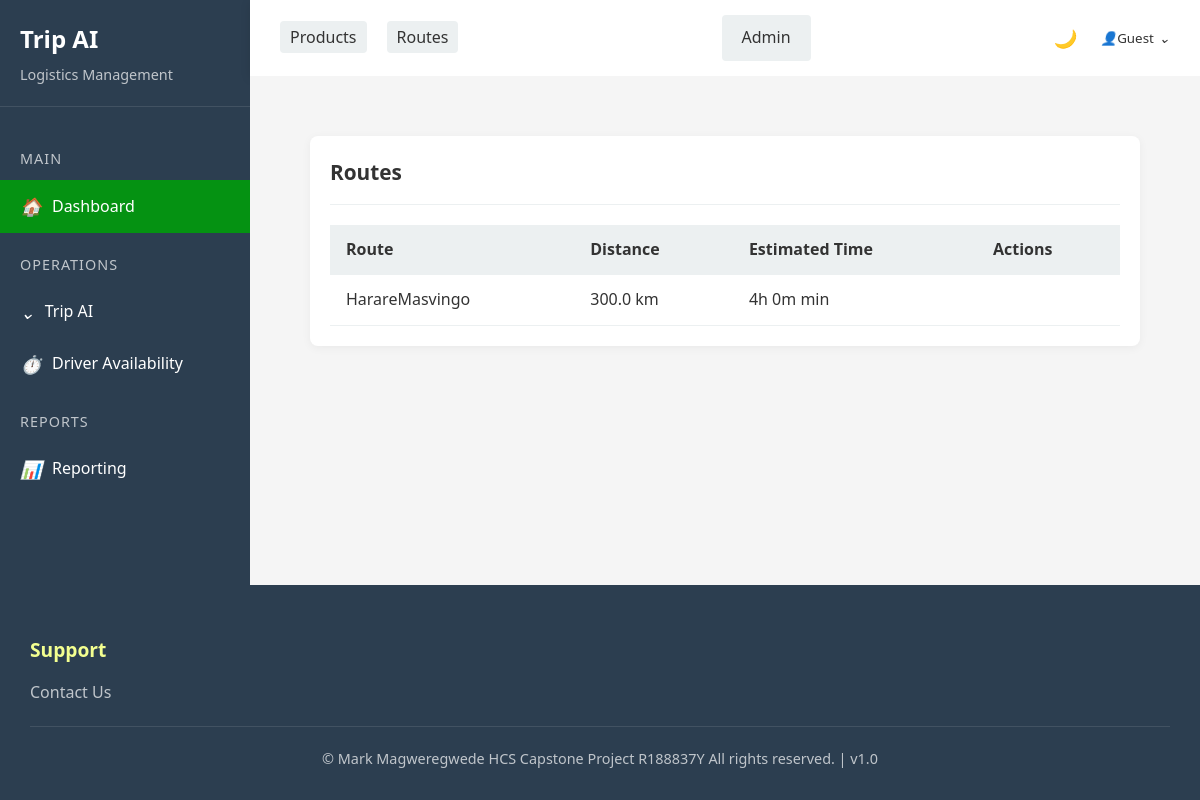
/app/route/, run on an earlier commit of the app's database.
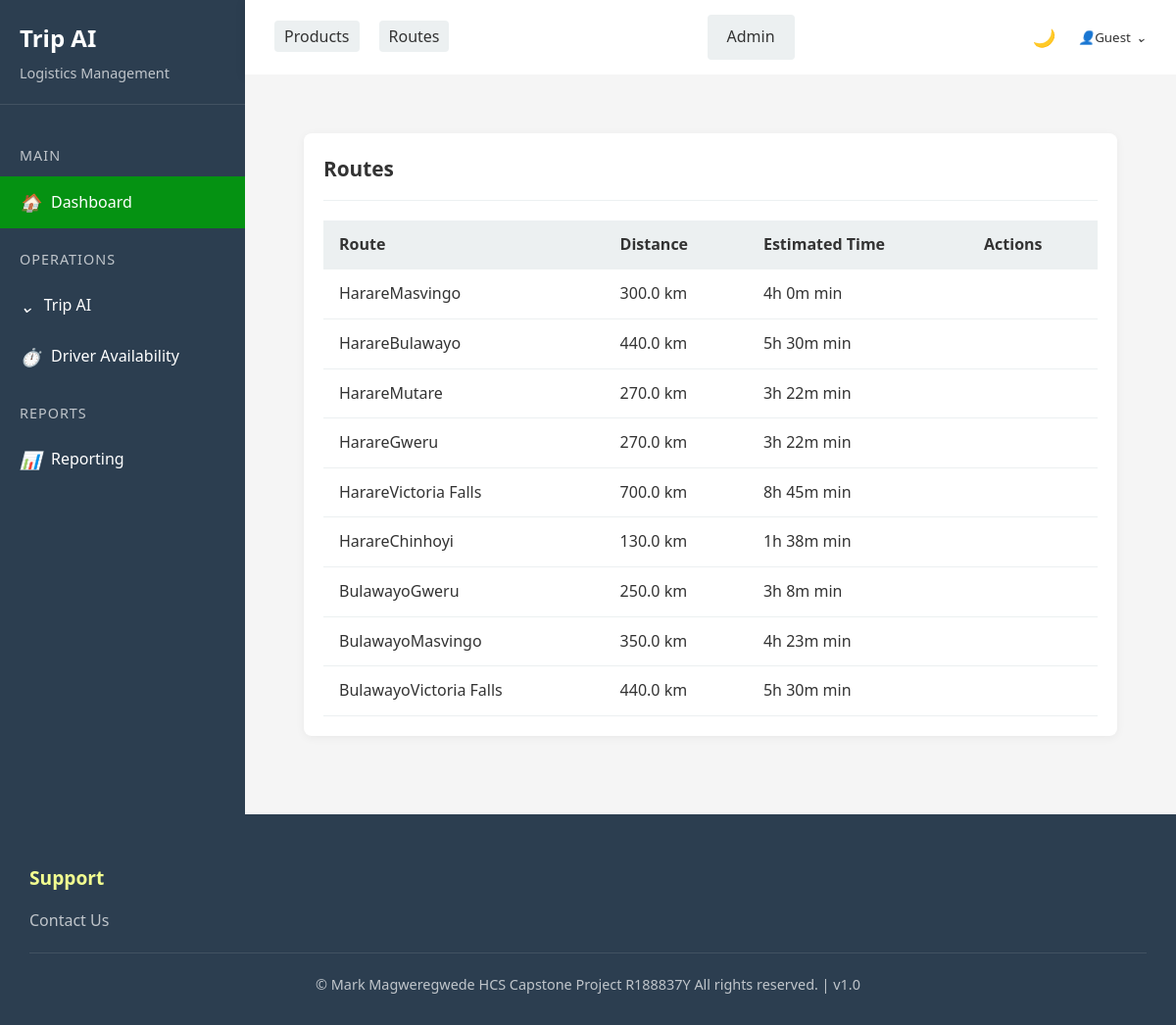
And on a later commit of the database.
### triplog/models.py (models this page shows, shortened)
class Route(models.Model):
    origin = models.CharField(max_length=255)
    destination = models.CharField(max_length=255)
    distance_km = models.FloatField()
    estimated_time_min = models.IntegerField()
    def get_absolute_url(self):
        return reverse("route_detail", kwargs={"pk": self.pk})

### triplog/views.py (the view)
# urls.py: path("route/", RouteListView.as_view(), name="route_list"),
class RouteListView(ListView):
    model = Route
    template_name = "route/route_list.html"

### triplog/templatetags/time_filters.py (called while the page is built)
@register.filter
def minutes_to_hours(minutes):
    if minutes is None:
        return "Trip NOT COMPLETE"  # Handle cases where the value is None
    hours = minutes // 60
    mins = minutes % 60
    return f"{hours}h {mins}m" if hours else f"{mins}m"

### templates/route/route_list.html (shortened to what this page needs)
{% extends 'base.html' %}
{% load time_filters %}
{% block content %}
<div class="content-area">
    <div class="card">
        <div class="card-header">
            <h2> Routes</h2>
        </div>
        <div class="card-body">
            <div class="table-responsive">
                <table class="route-table">
                    <thead>
                        <tr>
                            <th>Route</th>
                            <th>Distance</th>
                            <th>Estimated Time</th>
                            <th class="actions">Actions</th>
                        </tr>
                    </thead>
                    <tbody>
                        {% for route in route_list %}
                        <tr>
                            <td>
                                <a href="{{ route.get_absolute_url }}" class="route-link">
                                     {{ route.origin }}
                                     {{ route.destination }}
                                </a>
                            </td>
                            <td>{{ route.distance_km }} km</td>
                            <td>{{ route.estimated_time_min|minutes_to_hours|default:"-" }} min</td>
                            <td class="actions">
                            </td>
                        </tr>
                        {% endfor %}
                    </tbody>
                </table>
            </div>
        </div>
    </div>
</div>
{% endblock %}

What changed in the data, as far as the page shows it:
added Route: origin "Harare", destination "Bulawayo", distance_km "440.0", estimated_time_min|minutes_to_hours "5h 30m"
added Route: origin "Harare", destination "Mutare", distance_km "270.0", estimated_time_min|minutes_to_hours "3h 22m"
added Route: origin "Harare", destination "Gweru", distance_km "270.0", estimated_time_min|minutes_to_hours "3h 22m"
added Route: origin "Harare", destination "Victoria Falls", distance_km "700.0", estimated_time_min|minutes_to_hours "8h 45m"
added Route: origin "Harare", destination "Chinhoyi", distance_km "130.0", estimated_time_min|minutes_to_hours "1h 38m"
added Route: origin "Bulawayo", destination "Gweru", distance_km "250.0", estimated_time_min|minutes_to_hours "3h 8m"
added Route: origin "Bulawayo", destination "Masvingo", distance_km "350.0", estimated_time_min|minutes_to_hours "4h 23m"
added Route: origin "Bulawayo", destination "Victoria Falls", distance_km "440.0", estimated_time_min|minutes_to_hours "5h 30m"
